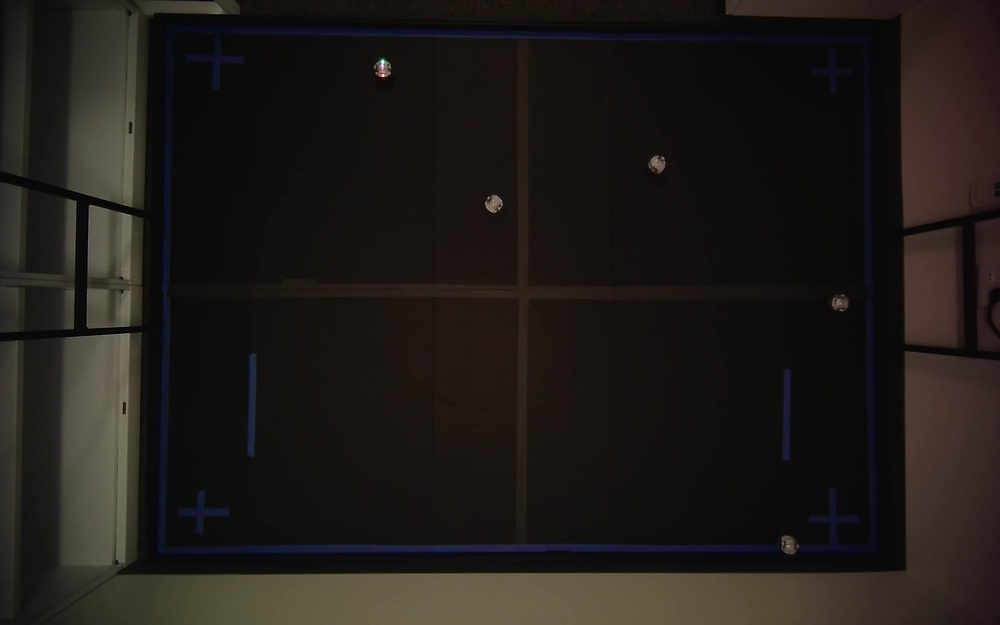
#> input picture recordings/first_frame.jpg, 1000 x 625 px, shrunk from 1920 x 1200 before the run
$ python -i arena.py   (imports and definitions only)
#> lines starting #> are read from the running program, lines starting #| are printed output that depends on the picture; after the words box and inside, x2 and y2 are one past the last pixel; in counts of white or black regions, pixels touching at a corner belong together
#!/usr/bin/env python3
"""Arena boundary detection and polygon tests (pure, no ROS).

Ported from the Kinect field-rectangle detector. Two paths, tried in order:

1. HUE THRESHOLD on the boundary tape (needs a colour frame). The tape is a
   different hue from everything else in the room, so it thresholds into a
   filled closed ring whose outer contour and hole are its two edges; the
   corners returned are the tape CENTRELINE.
2. CANNY EDGES, the original path, used for a mono frame or if the hue mask
   fails.

Why the order: with the exposure tuned so the matte-black arena reads p50 2-4
there is almost no brightness edge to find, and worse, the mat's edges merge
with room structure running off-frame -- border suppression then cuts that
junction and leaves the mat as an OPEN chain, whose contourArea is its stroke
rather than its area, so it loses `max(contours, key=contourArea)` to any small
closed object in the room. Thresholding sidesteps both problems: hue ignores
brightness, and a filled region has a real area.
"""

import cv2
import numpy as np


def _as_bgr(img):
    """Accept gray or 3-channel; return (gray, bgr_for_debug)."""
    a = np.asarray(img)
    if a.ndim == 2:
        return a, cv2.cvtColor(a, cv2.COLOR_GRAY2BGR)
    if a.ndim == 3 and a.shape[2] == 3:
        return cv2.cvtColor(a, cv2.COLOR_BGR2GRAY), a.copy()
    raise ValueError(f'unsupported image shape {a.shape}')


def _quad_from_contour(c, approx_eps_frac):
    """Convex hull reduced to exactly 4 convex vertices, or None."""
    hull = cv2.convexHull(c)
    peri = cv2.arcLength(hull, True)
    for epsf in (approx_eps_frac, 0.03, 0.04, 0.05, 0.06, 0.08):
        approx = cv2.approxPolyDP(hull, epsf * peri, True)
        if len(approx) == 4 and cv2.isContourConvex(approx):
            return approx.reshape(4, 2).astype(float)
    return None


def _tape_centreline_quad(bgr, hue_lo, hue_hi, approx_eps_frac,
                          min_area_frac, max_area_frac):
    """Corners on the CENTRELINE of the boundary tape, from a hue mask.

    Measured on this rig: tape H 102-112, mat 11-14, floor/wall 20-22 (OpenCV's
    0-179 scale), so a hue band isolates the tape by ~80 units where no
    brightness or chroma EDGE separates it at all -- the mat is matte black and
    the tape is a weak luminance edge on it.

    Thresholding also fixes a topology problem the edge path cannot: the tape
    becomes a FILLED closed ring, so `contourArea` is its real area instead of
    the area of an open stroke. The ring's outer contour and its largest hole
    are the two edges of the tape, and matched corners averaged land on the
    middle of the stroke.

    Returns (corners|None, diag, reason).
    """
    hsv = cv2.cvtColor(bgr, cv2.COLOR_BGR2HSV)
    mask = cv2.inRange(hsv[:, :, 0], int(hue_lo), int(hue_hi))
    cs, hier = cv2.findContours(mask, cv2.RETR_CCOMP, cv2.CHAIN_APPROX_SIMPLE)
    diag = {'mask': mask, 'num_contours': len(cs)}
    if not cs:
        return None, diag, f'hue mask [{hue_lo},{hue_hi}] is empty'
    hier = hier[0]
    tops = [i for i in range(len(cs)) if hier[i][3] == -1]
    oi = max(tops, key=lambda i: cv2.contourArea(cv2.convexHull(cs[i])))
    outer = _quad_from_contour(cs[oi], approx_eps_frac)
    if outer is None:
        return None, diag, 'largest hue blob is not a 4-vertex convex quad'

    img_area = float(mask.shape[0] * mask.shape[1])
    frac = cv2.contourArea(outer.astype(np.float32)) / img_area
    if frac < min_area_frac:
        return None, diag, f'hue quad too small ({frac:.2f} < {min_area_frac})'
    if frac > max_area_frac:
        return None, diag, f'hue quad fills the frame ({frac:.2f} > {max_area_frac})'

    kids = [i for i in range(len(cs)) if hier[i][3] == oi]
    inner = (_quad_from_contour(cs[max(kids, key=lambda i: cv2.contourArea(cs[i]))],
                                approx_eps_frac) if kids else None)
    if inner is None:
        # No usable hole: the corners are the tape's OUTER edge, half a stroke
        # width out from the centreline. Usable, but say so.
        return outer, diag, 'no inner tape edge; corners are the OUTER edge'

    # Pair each outer corner with its nearest unused inner corner. Winding is
    # normally already aligned; matching makes it so regardless.
    used, mid = set(), []
    for p in outer:
        j = min((k for k in range(4) if k not in used),
                key=lambda k: float(np.hypot(*(inner[k] - p))))
        used.add(j)
        mid.append((p + inner[j]) / 2.0)
    return np.asarray(mid, dtype=float), diag, ''


def detect_arena_quad(img, approx_eps_frac=0.02, canny_sigma=0.33,
                      close_iters=3, border_margin=6, min_area_frac=0.05,
                      max_area_frac=0.95, hue_lo=90, hue_hi=130):
    """Largest convex 4-vertex quad in the image.

    The boundary is often COLOURED tape on a near-neutral floor: a strong colour
    edge but a weak brightness edge. When a 3-channel image is supplied we OR
    auto-thresholded Canny over luminance AND the two LAB chroma channels, so a
    tape edge of any hue is caught without thresholding a specific colour. For a
    grayscale frame only the luminance channel exists.

    Thin tape gaps are bridged by a morphological CLOSE; the image border is
    suppressed so walls and baseboards touching the frame edge do not connect
    into the contour; then the largest contour's CONVEX HULL is reduced to 4
    vertices (the hull ignores interior floor texture and tolerates small gaps).

    `max_area_frac` rejects a quad that is essentially the whole frame. This is
    not hypothetical: on a dark noisy image Canny fires everywhere, the CLOSE
    merges it into one blob, and its external contour is the rectangle just
    inside the suppressed border -- yielding a confident, completely bogus
    full-frame "arena". Failing is far better than handing the operator a
    homography built from the image edges.

    Returns (corners_px | None, diag) where diag carries the debug images and the
    counts a failed calibration message should report.
    """
    gray, vis = _as_bgr(img)
    h, w = gray.shape[:2]
    img_area = float(w * h)

    # ---- primary: hue threshold on the boundary tape (colour frames only).
    # Falls through to the Canny path below on a mono frame or any failure.
    a0 = np.asarray(img)
    if a0.ndim == 3 and a0.shape[2] == 3:
        quad, hdiag, why = _tape_centreline_quad(
            a0, hue_lo, hue_hi, approx_eps_frac, min_area_frac, max_area_frac)
        if quad is not None:
            cv2.polylines(vis, [quad.astype(np.int32)], True, (0, 0, 255), 3)
            return quad, {
                'edges': hdiag['mask'],
                'num_contours': hdiag['num_contours'],
                'num_quads': 1,
                'largest_quad_area': float(cv2.contourArea(
                    quad.astype(np.float32))),
                'hull_verts': 4,
                'rejected': why,          # '' unless the outer edge was used
                'contours_img': vis,
                'source': 'hue',
            }
        hue_rejected = f'hue: {why}'
    else:
        hue_rejected = 'hue: frame is mono'

    channels = [gray]
    a = np.asarray(img)
    if a.ndim == 3 and a.shape[2] == 3:
        lab = cv2.cvtColor(a, cv2.COLOR_BGR2LAB)
        channels += [lab[:, :, 1], lab[:, :, 2]]

    edges = np.zeros((h, w), np.uint8)
    for ch in channels:
        chb = cv2.GaussianBlur(ch, (5, 5), 0)
        v = float(np.median(chb))
        lo = int(max(0, (1.0 - canny_sigma) * v))
        hi = int(min(255, (1.0 + canny_sigma) * v))
        edges = cv2.bitwise_or(edges, cv2.Canny(chb, lo, hi))

    k = cv2.getStructuringElement(cv2.MORPH_ELLIPSE, (7, 7))
    edges = cv2.morphologyEx(edges, cv2.MORPH_CLOSE, k, iterations=int(close_iters))
    if border_margin > 0:
        b = int(border_margin)
        edges[:b, :] = 0
        edges[-b:, :] = 0
        edges[:, :b] = 0
        edges[:, -b:] = 0

    contours, _ = cv2.findContours(edges, cv2.RETR_EXTERNAL, cv2.CHAIN_APPROX_SIMPLE)
    cv2.drawContours(vis, contours, -1, (0, 255, 255), 1)      # all contours

    best, best_area, hull_verts, rejected = None, 0.0, 0, ''
    if contours:
        big = max(contours, key=cv2.contourArea)
        hull = cv2.convexHull(big)
        cv2.polylines(vis, [hull], True, (255, 0, 0), 2)       # largest hull
        peri = cv2.arcLength(hull, True)
        for epsf in (approx_eps_frac, 0.03, 0.04, 0.05, 0.06, 0.08):
            approx = cv2.approxPolyDP(hull, epsf * peri, True)
            if epsf == approx_eps_frac:
                hull_verts = len(approx)
            if not (len(approx) == 4 and cv2.isContourConvex(approx)):
                continue
            frac = cv2.contourArea(approx) / img_area
            if frac < min_area_frac:
                rejected = f'quad too small ({frac:.2f} < {min_area_frac})'
                continue
            if frac > max_area_frac:
                # the whole-frame artefact -- see the docstring
                rejected = (f'quad fills the frame ({frac:.2f} > {max_area_frac}); '
                            'likely image-border edges, not an arena')
                continue
            best = approx
            best_area = cv2.contourArea(approx)
            rejected = ''
            break
    if best is not None:
        cv2.polylines(vis, [best], True, (0, 0, 255), 3)       # chosen quad

    if rejected:
        rejected = f'{hue_rejected}; canny: {rejected}'
    else:
        rejected = hue_rejected if best is None else ''
    diag = {
        'source': 'canny',
        'edges': edges,
        'num_contours': len(contours),
        'num_quads': 1 if best is not None else 0,
        'largest_quad_area': float(best_area),
        'hull_verts': int(hull_verts),
        'rejected': rejected,
        'contours_img': vis,
    }
    corners = best.reshape(4, 2).astype(float) if best is not None else None
    return corners, diag


def arena_mask_px(corners_px, shape):
    """uint8 mask (255 inside the arena quad) for an image of the given shape."""
    h, w = shape[:2]
    mask = np.zeros((h, w), np.uint8)
    pts = np.asarray(corners_px, dtype=np.int32).reshape(-1, 1, 2)
    cv2.fillConvexPoly(mask, pts, 255)
    return mask


def contains_px(corners_px, u, v, margin_px=0.0):
    """Is pixel (u, v) inside the arena quad, expanded by margin_px?"""
    pts = np.asarray(corners_px, dtype=np.float32).reshape(-1, 2)
    d = cv2.pointPolygonTest(pts, (float(u), float(v)), True)
    return d >= -float(margin_px)


def contains_cm(poly_cm, x_cm, y_cm, margin_cm=0.0):
    """Is field point (x_cm, y_cm) inside the arena polygon, expanded by margin?

    `cv2.pointPolygonTest` returns a signed distance, so the margin is a true
    metric dilation of the polygon rather than a bounding-box slop.
    """
    pts = np.asarray(poly_cm, dtype=np.float32).reshape(-1, 2)
    d = cv2.pointPolygonTest(pts, (float(x_cm), float(y_cm)), True)
    return d >= -float(margin_cm)

>>> import cv2
>>> picture = cv2.imread('../../../recordings/first_frame.jpg')
#> picture is the input picture: shape (625, 1000, 3); mean B, G, R 23.9, 27.4, 31.6
>>> result = detect_arena_quad(picture)
#> in detect_arena_quad, `gray, vis = _as_bgr(img)`:
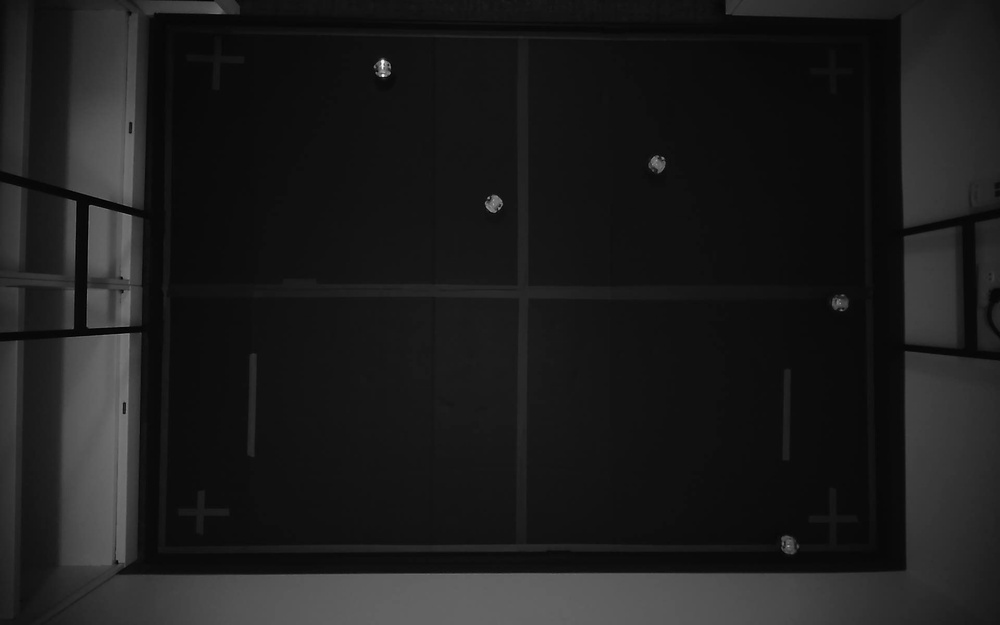
#> gray: shape (625, 1000); min 0, max 253, mean 28.3
#> in _tape_centreline_quad, `hsv = cv2.cvtColor(bgr, cv2.COLOR_BGR2HSV)`: hsv: shape (625, 1000, 3); mean H, S, V 34.2, 70.7, 32.6
#> in _tape_centreline_quad, `mask = cv2.inRange(hsv[:, :, 0], int(hue_lo), int(hue_hi))`:
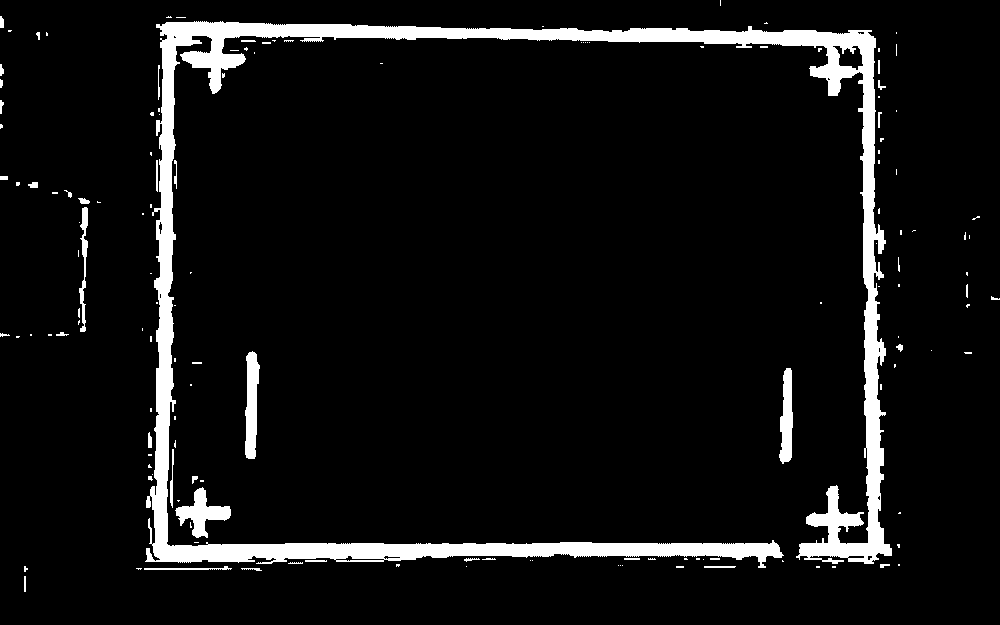
#> mask: shape (625, 1000); 7% white; 147 white regions (105 under 20 px)
#> in _tape_centreline_quad, `cs, hier = cv2.findContours(mask, cv2.RETR_CCOMP, cv2.CHAIN_APPROX_SIM..`: cs = 159 contours, 136 with area under 20; largest, box (x1, y1, x2, y2) and area: (145, 21, 892, 568) 35394, (175, 487, 231, 538) 1064, (245, 351, 260, 459) 1044, (779, 368, 793, 464) 845, (832, 45, 864, 71) 459
#> in _tape_centreline_quad, `tops = [i for i in range(len(cs)) if hier[i][3] == -1]`: tops = 147 values from 0 to 158
#> in _tape_centreline_quad, `oi = max(tops, key=lambda i: cv2.contourArea(cv2.convexHull(cs[i])))`: oi = 142
#> in _quad_from_contour, `hull = cv2.convexHull(c)`: hull = contour of 18 points, box (x1, y1, x2, y2) (145, 21, 892, 568), area 396846
#> in _quad_from_contour, `peri = cv2.arcLength(hull, True)`: peri = 2526.5
#> the loop in _quad_from_contour, `for epsf in (approx_eps_frac, 0.03, 0.04, 0.05, 0.06, 0.08):` made 1 pass
#> approx on pass 1: [[156, 24], [871, 30], [891, 555], [145, 561]]
#> in _tape_centreline_quad, `outer = _quad_from_contour(cs[oi], approx_eps_frac)`: outer = [[156, 24], [871, 30], [891, 555], [145, 561]]
#> in _tape_centreline_quad, `frac = cv2.contourArea(outer.astype(np.float32)) / img_area`: frac = 0.621
#> in _tape_centreline_quad, `kids = [i for i in range(len(cs)) if hier[i][3] == oi]`: kids = [143, 144, 145, 146, 147, 148, 149, 150, 151, 152, 153, 154]
#> the loop in _quad_from_contour, `for epsf in (approx_eps_frac, 0.03, 0.04, 0.05, 0.06, 0.08):` made 5 passes
#> approx on pass 5: [[832, 46], [857, 45], [863, 65], [840, 66]]
#> in _tape_centreline_quad, `inner = (_quad_from_contour(cs[max(kids, key=lambda i: cv2.contourArea..`: inner = [[832, 46], [857, 45], [863, 65], [840, 66]]
#> the loop in _tape_centreline_quad, `for p in outer:` made 4 passes
#> after the loop in _tape_centreline_quad, `for p in outer:`: mid = [[494, 35], [864, 37.5], [877, 310], [492.5, 313.5]]; used = 4 items
#> in detect_arena_quad, `quad, hdiag, why = _tape_centreline_quad( a0, hue_lo, hue_hi, approx_e..`: quad has the same summary as mid in _tape_centreline_quad; hdiag = 2 items; why = ''
#> in detect_arena_quad, `cv2.polylines(vis, [quad.astype(np.int32)], True, (0, 0, 255), 3)`:
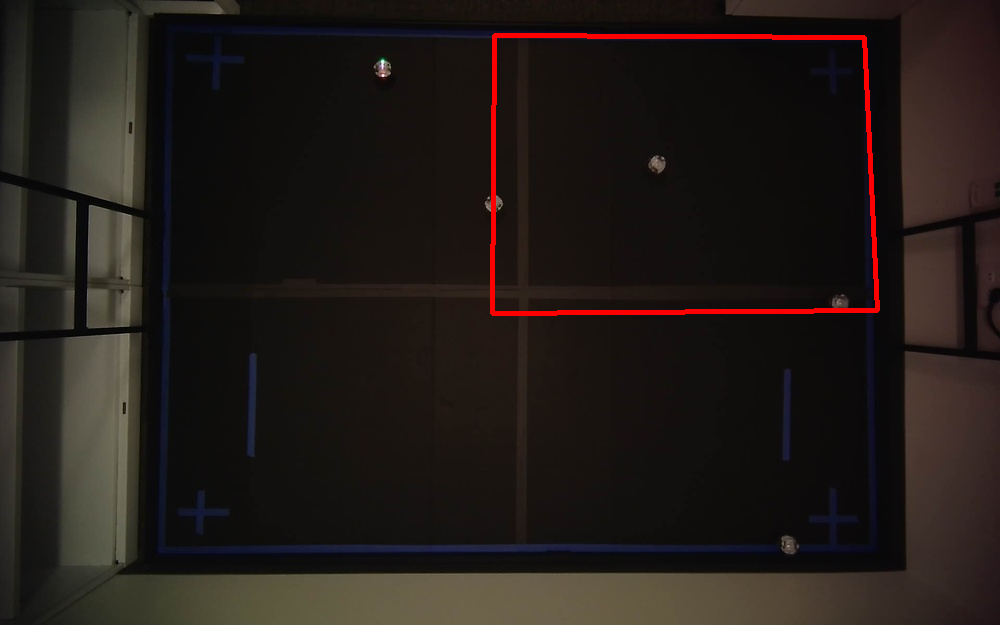
#> vis: shape (625, 1000, 3); 1.04% of pixels changed, all inside (x1, y1, x2, y2) = (490, 33, 880, 316)
